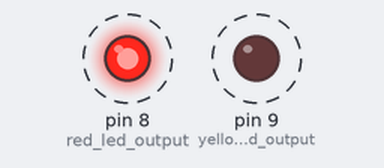
Bench run of a sketch on a simulated Arduino Uno, built with avr-gcc and run on an emulated ATmega328P. Shown: output pins drawn as LEDs (lit = HIGH). Dashed ring = blinking.

Above: at 0.2 s.
Timing chart, 0 to 3.0 s (numbered marks = the images above):
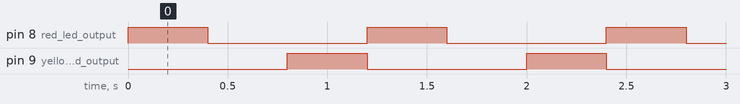

Measured:
- by itself, pin 8 (red_led_output), pin 9 (yellow_red_output): alternates HIGH for 0.40 s and LOW for 0.80 s
- by itself, everything shown: repeats every 1.2 s, in 4 steps

The sketch:

Blink.ino
```cpp
//two red and yellow alternately blinking diodes
void setup() {
  pinMode(8, OUTPUT); //red led output
  pinMode(9, OUTPUT); //yellow red output
}
void loop() {
  digitalWrite(8, HIGH);   //red led on
  delay(400);
  digitalWrite(8, LOW);    //red led off
  delay(400);
  digitalWrite(9, HIGH);   //yellow red on
  delay(400);
  digitalWrite(9, LOW);    //yellow red off
}
```
